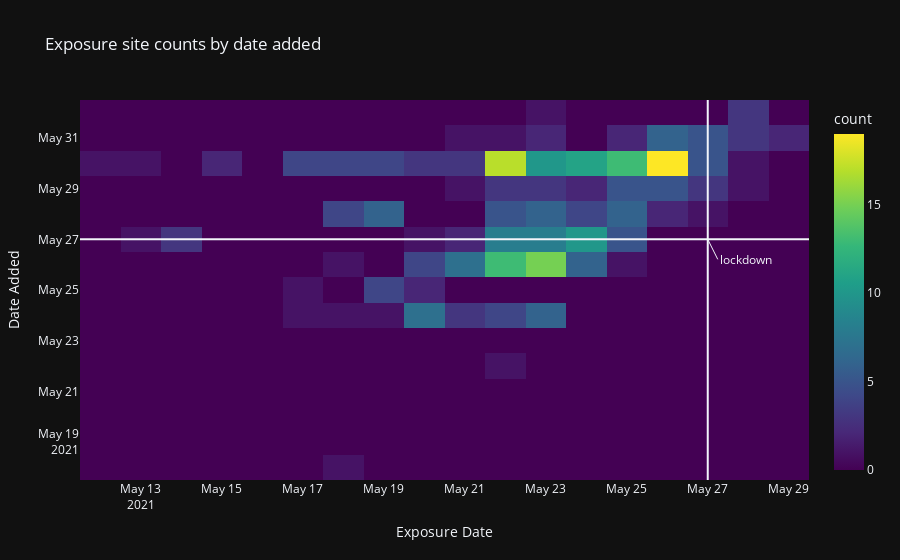
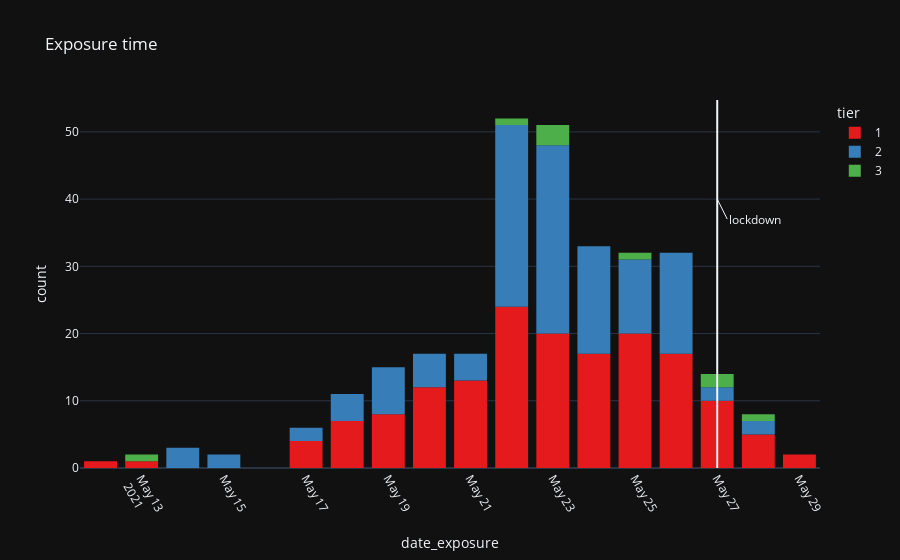
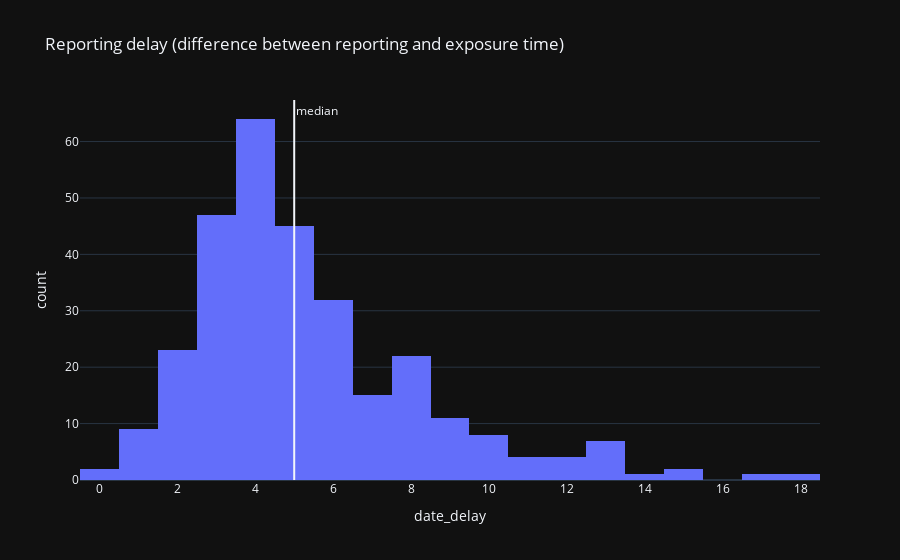

These figures' notebook cell, in order:
### Code cell
fig_heat.show()
fig_date.show()
fig_delay.show()

### Figure 1 — Plotly figure (JSON) as saved in the notebook; plotly's stock layout.template omitted (floating-point values rounded to 4 significant figures; data arrays with more than 128 entries replaced by an {"elided": "..."} marker saying what was removed)
{"data": [{"coloraxis": "coloraxis", "hovertemplate": "date_exposure=%{x}<br>date_added=%{y}<br>count=%{z}<extra></extra>", "name": "", "nbinsx": 20, "nbinsy": 20, "type": "histogram2d", "x": {"elided": "298 str values"}, "xaxis": "x", "xbingroup": "x", "y": {"elided": "298 str values"}, "yaxis": "y", "ybingroup": "y"}], "layout": {"annotations": [{"ax": 10, "ay": 20, "text": "lockdown", "x": "2021-05-27", "xanchor": "left", "y": "2021-05-27"}], "coloraxis": {"colorbar": {"title": {"text": "count"}}, "colorscale": [[0, "#440154"], [0.1111, "#482878"], [0.2222, "#3e4989"], [0.3333, "#31688e"], [0.4444, "#26828e"], [0.5556, "#1f9e89"], [0.6667, "#35b779"], [0.7778, "#6ece58"], [0.8889, "#b5de2b"], [1, "#fde725"]]}, "legend": {"tracegroupgap": 0}, "shapes": [{"type": "line", "x0": "2021-05-27", "x1": "2021-05-27", "xref": "x", "y0": 0, "y1": 1, "yref": "y domain"}, {"type": "line", "x0": 0, "x1": 1, "xref": "x domain", "y0": "2021-05-27", "y1": "2021-05-27", "yref": "y"}], "title": {"text": "Exposure site counts by date added"}, "xaxis": {"anchor": "y", "domain": [0, 1], "title": {"text": "Exposure Date"}}, "yaxis": {"anchor": "x", "domain": [0, 1], "title": {"text": "Date Added"}}}}

### Figure 2 — Plotly figure (JSON) as saved in the notebook; plotly's stock layout.template omitted (floating-point values rounded to 4 significant figures; data arrays with more than 128 entries replaced by an {"elided": "..."} marker saying what was removed)
{"data": [{"alignmentgroup": "True", "bingroup": "x", "hovertemplate": "tier=1<br>date_exposure=%{x}<br>count=%{y}<extra></extra>", "legendgroup": "1", "marker": {"color": "rgb(228,26,28)"}, "name": "1", "offsetgroup": "1", "orientation": "v", "showlegend": true, "type": "histogram", "x": {"elided": "161 str values"}, "xaxis": "x", "yaxis": "y"}, {"alignmentgroup": "True", "bingroup": "x", "hovertemplate": "tier=2<br>date_exposure=%{x}<br>count=%{y}<extra></extra>", "legendgroup": "2", "marker": {"color": "rgb(55,126,184)"}, "name": "2", "offsetgroup": "2", "orientation": "v", "showlegend": true, "type": "histogram", "x": ["2021-05-23T00:00:00", "2021-05-24T00:00:00", "2021-05-24T00:00:00", "2021-05-20T00:00:00", "2021-05-24T00:00:00", "2021-05-23T00:00:00", "2021-05-19T00:00:00", "2021-05-23T00:00:00", "2021-05-22T00:00:00", "2021-05-21T00:00:00", "2021-05-23T00:00:00", "2021-05-23T00:00:00", "2021-05-24T00:00:00", "2021-05-22T00:00:00", "2021-05-22T00:00:00", "2021-05-23T00:00:00", "2021-05-22T00:00:00", "2021-05-25T00:00:00", "2021-05-23T00:00:00", "2021-05-14T00:00:00", "2021-05-14T00:00:00", "2021-05-14T00:00:00", "2021-05-19T00:00:00", "2021-05-20T00:00:00", "2021-05-22T00:00:00", "2021-05-19T00:00:00", "2021-05-19T00:00:00", "2021-05-20T00:00:00", "2021-05-17T00:00:00", "2021-05-23T00:00:00", "2021-05-23T00:00:00", "2021-05-22T00:00:00", "2021-05-21T00:00:00", "2021-05-22T00:00:00", "2021-05-20T00:00:00", "2021-05-23T00:00:00", "2021-05-22T00:00:00", "2021-05-23T00:00:00", "2021-05-22T00:00:00", "2021-05-22T00:00:00", "2021-05-22T00:00:00", "2021-05-23T00:00:00", "2021-05-24T00:00:00", "2021-05-23T00:00:00", "2021-05-22T00:00:00", "2021-05-24T00:00:00", "2021-05-24T00:00:00", "2021-05-23T00:00:00", "2021-05-23T00:00:00", "2021-05-22T00:00:00", "2021-05-22T00:00:00", "2021-05-23T00:00:00", "2021-05-23T00:00:00", "2021-05-21T00:00:00", "2021-05-26T00:00:00", "2021-05-24T00:00:00", "2021-05-19T00:00:00", "2021-05-26T00:00:00", "2021-05-27T00:00:00", "2021-05-24T00:00:00", "2021-05-22T00:00:00", "2021-05-23T00:00:00", "2021-05-23T00:00:00", "2021-05-28T00:00:00", "2021-05-26T00:00:00", "2021-05-22T00:00:00", "2021-05-23T00:00:00", "2021-05-23T00:00:00", "2021-05-25T00:00:00", "2021-05-21T00:00:00", "2021-05-26T00:00:00", "2021-05-26T00:00:00", "2021-05-15T00:00:00", "2021-05-15T00:00:00", "2021-05-22T00:00:00", "2021-05-23T00:00:00", "2021-05-20T00:00:00", "2021-05-18T00:00:00", "2021-05-26T00:00:00", "2021-05-26T00:00:00", "2021-05-26T00:00:00", "2021-05-25T00:00:00", "2021-05-25T00:00:00", "2021-05-24T00:00:00", "2021-05-22T00:00:00", "2021-05-18T00:00:00", "2021-05-17T00:00:00", "2021-05-22T00:00:00", "2021-05-26T00:00:00", "2021-05-25T00:00:00", "2021-05-24T00:00:00", "2021-05-25T00:00:00", "2021-05-25T00:00:00", "2021-05-24T00:00:00", "2021-05-22T00:00:00", "2021-05-22T00:00:00", "2021-05-26T00:00:00", "2021-05-23T00:00:00", "2021-05-23T00:00:00", "2021-05-23T00:00:00", "2021-05-23T00:00:00", "2021-05-22T00:00:00", "2021-05-23T00:00:00", "2021-05-25T00:00:00", "2021-05-24T00:00:00", "2021-05-24T00:00:00", "2021-05-22T00:00:00", "2021-05-28T00:00:00", "2021-05-23T00:00:00", "2021-05-18T00:00:00", "2021-05-22T00:00:00", "2021-05-18T00:00:00", "2021-05-25T00:00:00", "2021-05-26T00:00:00", "2021-05-24T00:00:00", "2021-05-27T00:00:00", "2021-05-25T00:00:00", "2021-05-19T00:00:00", "2021-05-19T00:00:00", "2021-05-25T00:00:00", "2021-05-26T00:00:00", "2021-05-22T00:00:00", "2021-05-26T00:00:00", "2021-05-24T00:00:00", "2021-05-26T00:00:00", "2021-05-26T00:00:00", "2021-05-22T00:00:00", "2021-05-22T00:00:00"], "xaxis": "x", "yaxis": "y"}, {"alignmentgroup": "True", "bingroup": "x", "hovertemplate": "tier=3<br>date_exposure=%{x}<br>count=%{y}<extra></extra>", "legendgroup": "3", "marker": {"color": "rgb(77,175,74)"}, "name": "3", "offsetgroup": "3", "orientation": "v", "showlegend": true, "type": "histogram", "x": ["2021-05-23T00:00:00", "2021-05-28T00:00:00", "2021-05-27T00:00:00", "2021-05-13T00:00:00", "2021-05-25T00:00:00", "2021-05-22T00:00:00", "2021-05-27T00:00:00", "2021-05-23T00:00:00", "2021-05-23T00:00:00"], "xaxis": "x", "yaxis": "y"}], "layout": {"annotations": [{"ax": 10, "ay": 20, "text": "lockdown", "x": "2021-05-27", "xanchor": "left", "y": 40}], "bargap": 0.2, "barmode": "relative", "legend": {"title": {"text": "tier"}, "tracegroupgap": 0}, "shapes": [{"type": "line", "x0": "2021-05-27", "x1": "2021-05-27", "xref": "x", "y0": 0, "y1": 1, "yref": "y domain"}], "title": {"text": "Exposure time"}, "xaxis": {"anchor": "y", "domain": [0, 1], "nticks": 10, "tickangle": 60, "title": {"text": "date_exposure"}}, "yaxis": {"anchor": "x", "domain": [0, 1], "title": {"text": "count"}}}}

### Figure 3 — Plotly figure (JSON) as saved in the notebook; plotly's stock layout.template omitted (floating-point values rounded to 4 significant figures; data arrays with more than 128 entries replaced by an {"elided": "..."} marker saying what was removed)
{"data": [{"alignmentgroup": "True", "bingroup": "x", "hovertemplate": "date_delay=%{x}<br>count=%{y}<extra></extra>", "legendgroup": "", "marker": {"color": "#636efa"}, "name": "", "offsetgroup": "", "orientation": "v", "showlegend": false, "type": "histogram", "x": {"elided": "298 int values"}, "xaxis": "x", "yaxis": "y"}], "layout": {"annotations": [{"showarrow": false, "text": "median", "x": 5, "xanchor": "left", "xref": "x", "y": 1, "yanchor": "top", "yref": "y domain"}], "barmode": "relative", "legend": {"tracegroupgap": 0}, "shapes": [{"type": "line", "x0": 5, "x1": 5, "xref": "x", "y0": 0, "y1": 1, "yref": "y domain"}], "title": {"text": "Reporting delay (difference between reporting and exposure time)"}, "xaxis": {"anchor": "y", "domain": [0, 1], "title": {"text": "date_delay"}}, "yaxis": {"anchor": "x", "domain": [0, 1], "title": {"text": "count"}}}}
